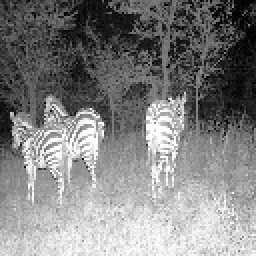
#> input picture processed_images/Zebra/Zebra1.jpg, 128 x 128 px (shown 2 times larger); its folder holds 4 pictures in this run
$ python lbp_feature_extraction.py
#> lines starting #> are read from the running program, lines starting #| are printed output that depends on the picture
### lbp_extractor.py
# IMPORT REQUIRED LIBRARIES AND MODULES
from skimage import feature
import numpy as np

# A class to perform LBP features extraction
class LocalBinaryPatterns:
    def __init__(self, numPoints, radius):      # Need to add more important parameters if exists
        # Define number of points and radius value
        self.numPoints = numPoints
        self.radius = radius

    # Perform LBP features extraction and return its histogram
    def describe(self, image, eps=1e-7):
        # Calculate LBP features representation
        # of the image, and then use the LBP representation to build the histogram of patterns
        lbp = feature.local_binary_pattern(image, self.numPoints,
                                           self.radius, method="uniform")
        (hist, _) = np.histogram(lbp.ravel(), bins=np.arange(0, self.numPoints + 3),
                                 range=(0, self.numPoints + 2))

        # Compute histogram normalization
        hist = hist.astype("float")
        hist /= (hist.sum() + eps)

        # return the histogram of Local Binary Patterns
        return hist

### lbp_feature_extraction.py
# import the necessary packages
from lbp_extractor import LocalBinaryPatterns
from sklearn.svm import LinearSVC
from imutils import paths
import argparse
import cv2
import os

# construct the argument parse and parse the arguments
#ap = argparse.ArgumentParser()
#ap.add_argument("-t", "--training", required=True,
                #help="path to the training images")
#ap.add_argument("-e", "--testing", required=True,
               # help="path to the tesitng images")
#args = vars(ap.parse_args())

# initialize the local binary patterns descriptor along with
# the data and label lists
desc = LocalBinaryPatterns(1000, 3)
data = []
labels = []
path = 'C:/Users/admin/Documents/MastersThesis/ImageProcessingAndObjectRecognition/processed_images/Zebra'
# loop over the training images
for imagePath in paths.list_images(path):
    print(imagePath)
    # load the image, convert it to grayscale, and describe it
    image = cv2.imread(imagePath, cv2.IMREAD_GRAYSCALE)
#> image is the input picture: shape (128, 128); min 0, max 255, mean 129
    print(image.shape)
#| (128, 128)
    #gray = cv2.cvtColor(image, cv2.COLOR_BGR2GRAY)
    #print(gray.shape)
    hist = desc.describe(image)
#> in describe, `lbp = feature.local_binary_pattern(image, self.numPoints, self.radius,..`:
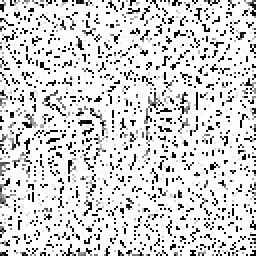
#> lbp: shape (128, 128) float64 (shown 2 times larger); min 0, max 1001, mean 839.3; drawn with min black and max white
#> in describe, `(hist, _) = np.histogram(lbp.ravel(), bins=np.arange(0, self.numPoints..`: hist = 1002 values, max 11331 at index 1001, min 0 at index 88, mean 16.35
#> in describe, `hist /= (hist.sum() + eps)`: hist = 1002 values, max 0.692 at index 1001, min 0 at index 88, mean 0.000998
    print(hist.shape)
#| (1002,)

    # extract the label from the image path, then update the
    # label and data lists
    labels.append(imagePath.split(os.path.sep)[-2])
    data.append(hist)
#> pass 2 of the loop `for imagePath in paths.list_images(path):`:
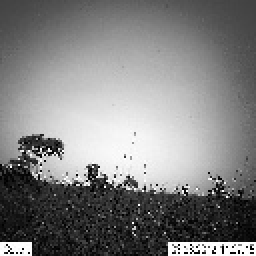
#> input picture processed_images/Zebra/Zebra10.jpg, 128 x 128 px (shown 2 times larger)
#> image is the input picture: shape (128, 128); min 0, max 255, mean 128.3
#| (128, 128)
#> in describe (call 2), `lbp = feature.local_binary_pattern(image, self.numPoints, self.radius,..`:
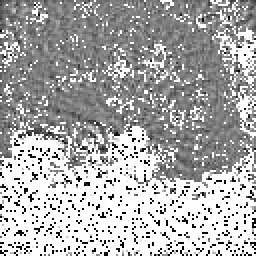
#> lbp: shape (128, 128) float64 (shown 2 times larger); min 0, max 1001, mean 675.9; drawn with min black and max white
#> in describe (call 2), `(hist, _) = np.histogram(lbp.ravel(), bins=np.arange(0, self.numPoints..`: hist = 1002 values, max 6030 at index 1001, min 0 at index 51, mean 16.35
#> in describe (call 2), `hist /= (hist.sum() + eps)`: hist = 1002 values, max 0.368 at index 1001, min 0 at index 51, mean 0.000998
#| (1002,)
#> pass 3 of the loop `for imagePath in paths.list_images(path):`:
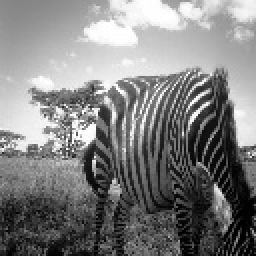
#> input picture processed_images/Zebra/Zebra11.jpg, 128 x 128 px (shown 2 times larger)
#> image is the input picture: shape (128, 128); min 0, max 255, mean 128.2
#| (128, 128)
#> in describe (call 3), `lbp = feature.local_binary_pattern(image, self.numPoints, self.radius,..`:
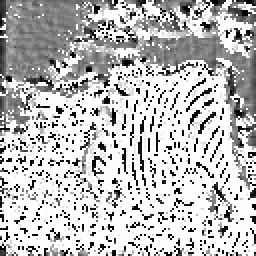
#> lbp: shape (128, 128) float64 (shown 2 times larger); min 0, max 1001, mean 740.4; drawn with min black and max white
#> in describe (call 3), `(hist, _) = np.histogram(lbp.ravel(), bins=np.arange(0, self.numPoints..`: hist = 1002 values, max 8180 at index 1001, min 0 at index 97, mean 16.35
#> in describe (call 3), `hist /= (hist.sum() + eps)`: hist = 1002 values, max 0.499 at index 1001, min 0 at index 97, mean 0.000998
#| (1002,)
#> the loop made 4 passes; the first 3 are shown
print(len(data))
# # train a Linear SVM on the data
# print(labels)
# model = LinearSVC(C=100.0, random_state=42)
# model.fit(data, labels)
#
# # loop over the testing images
# for imagePath in paths.list_images(args["testing"]):
#     # load the image, convert it to grayscale, describe it,
#     # and classify it
#     image = cv2.imread(imagePath)
#     gray = cv2.cvtColor(image, cv2.COLOR_BGR2GRAY)
#     hist = desc.describe(gray)
#     prediction = model.predict(hist.reshape(1, -1))
#
#     # display the image and the prediction
#     cv2.putText(image, prediction[0], (10, 30), cv2.FONT_HERSHEY_SIMPLEX,
#                 1.0, (0, 0, 255), 3)
#     cv2.imshow("Image", image)
#     cv2.waitKey(0)
